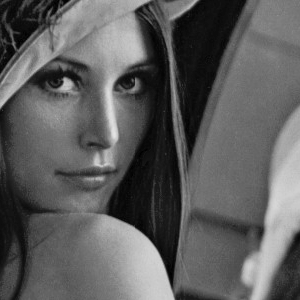
#> input picture Fig0222(a)(face).tif, 300 x 300 px
$ python piecewise_linear.py
#> lines starting #> are read from the running program, lines starting #| are printed output that depends on the picture; after the words box and inside, x2 and y2 are one past the last pixel; in counts of white or black regions, pixels touching at a corner belong together
#> further down, image is the input picture: shape (300, 300); min 0, max 228, mean 93.3
#!/usr/bin/env python3
# -*- coding: utf-8 -*-
# File              : piecewise_linear.py
# Author            : phamlehuy53 <unknownsol98@gmail>
# Date              : 22.01.2021
# Last Modified Date: 29.01.2021
# Last Modified By  : phamlehuy53 <unknownsol98@gmail>
# %%
import numpy as np
import cv2
import os
import sys
CURRENT_DIR = os.path.dirname(__file__) if '__file__' in dir() else '.'
if CURRENT_DIR == '.':
        print('Warning: Program not run by source script!')
sys.path.insert(1, os.path.join( CURRENT_DIR, '../../'))

import image_processing
L = image_processing.L
# %%

def scale(image: np.ndarray = None,
          umin: int = 2,
          umax: int = 10,
          L:int = 256):
    image = (L-1)*(image-umin)/(umax-umin)
    return np.uint8(image)


def threshold(image: np.ndarray, v0:int, u0:int):
    img = image.copy()
    img[img>u0] = v0
    img[img<=u0] = 0
    return img

def stretch_constrast(image: np.ndarray,
                   s_u: [],
                   ):
    image = image.copy()
    image = np.uint16(image)
    v0 = 0 # max current v
    for i in range(1, len(s_u)):
        s = s_u[i][0]
        u = s_u[i][1]
        image[(image>s_u[i-1][1]) & (image<u)] = v0 + \
        (image[(image>s_u[i-1][1]) & (image<u)]-s_u[i-1][1])*s
        v0 += (u-s_u[i-1][1])*s
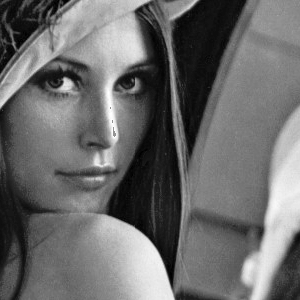
#> image: shape (300, 300) uint16; min 0, max 386, mean 162.8; drawn with min black and max white
#> after the loop, v0 = 388.5
    image[image>L-2] = L-2
    return np.uint8(image)
# %%
if __name__ == "__main__":
    image = cv2.imread(os.path.join(CURRENT_DIR, '../Fig0222(a)(face).tif'), 0)
    # %%
    cv2.imshow('Origin', image)
    # cv2.imshow('Stretched',
    #            stretch_constrast(image, [[0, 10], [1.5, 50],  [1.75, 255]]))
    cv2.imshow('Stretched',
               stretch_constrast(image, [[0, 0], [1.5, 0],  [1.75, 222]]))
#> (the call stopped at in stretch_constrast, `image[image>L-2] = L-2`: image_processing is not available in this run)
    cv2.imshow('Thresh', threshold(image,225, 125  ))
#> in threshold, `img[img>u0] = v0`:
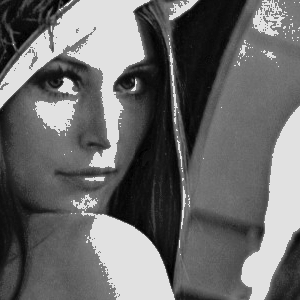
#> img: shape (300, 300); min 0, max 225, mean 106.5
#> in threshold, `img[img<=u0] = 0`:
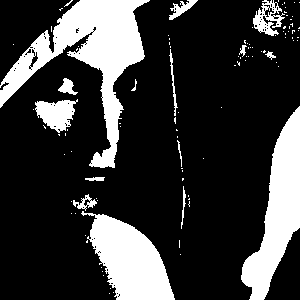
#> img: shape (300, 300); values 0 (black) and 225 (white), 22.4% white; 105 white regions (90 under 20 px), largest, box (x1, y1, x2, y2) and area: (0, 0, 150, 168) 7810, (241, 106, 300, 300) 5088, (81, 211, 175, 300) 4624
    cv2.waitKey(0)
    cv2.destroyAllWindows()
